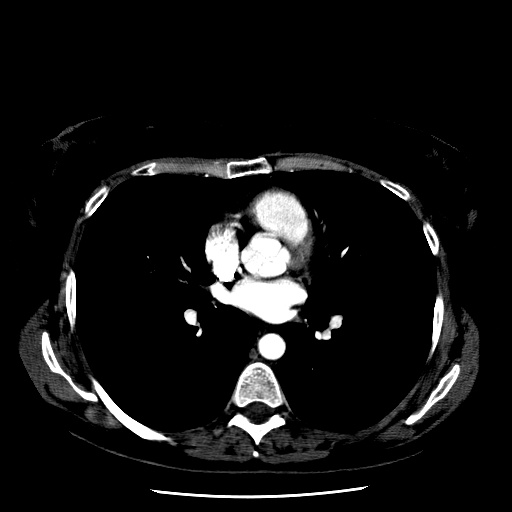
#> input picture x/1.jpg, 512 x 512 px
$ python lung_mask_zhihu.py
#> lines starting #> are read from the running program, lines starting #| are printed output that depends on the picture; after the words box and inside, x2 and y2 are one past the last pixel; in counts of white or black regions, pixels touching at a corner belong together; long printed decimals are rounded
import numpy as np
from skimage import morphology
from skimage import measure
from sklearn.cluster import KMeans
from skimage.transform import resize
from glob import glob
import cv2
import matplotlib.pyplot as plt

img = cv2.imread("x/1.jpg")
#> img is the input picture: shape (512, 512, 3); min 0, max 255, mean 19.6
mean = np.mean(img)
#> mean = 19.65
std = np.std(img)
#> std = 58.14
img = img-mean
img = img/std
#提取肺部大致均值
middle = img[100:450,200:450]
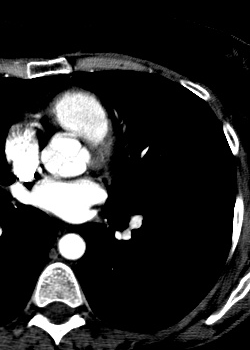
#> middle: shape (350, 250, 3) float64; min -0.338, max 4.05, mean 0.394; drawn with min black and max white
mean = np.mean(middle)
#> mean = 0.394

# 将图片最大值和最小值替换为肺部大致均值
max = np.max(img)
#> max = 4.05
min = np.min(img)
#> min = -0.338
print(mean,min,max)
#| 0.3938 -0.338 4.048
img[img==max]=mean
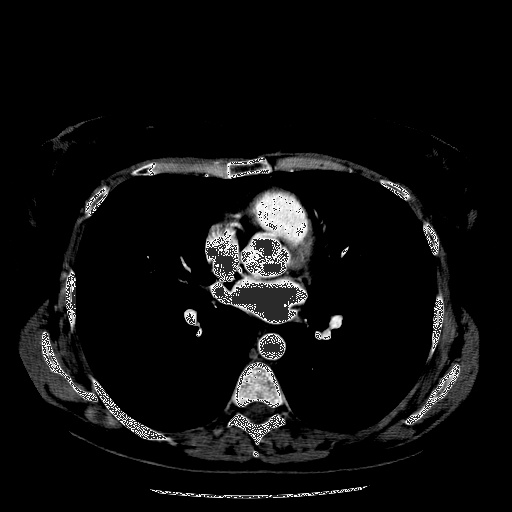
#> img: shape (512, 512, 3) float64; min -0.338, max 4.03, mean -0.093; drawn with min black and max white
img[img==min]=mean
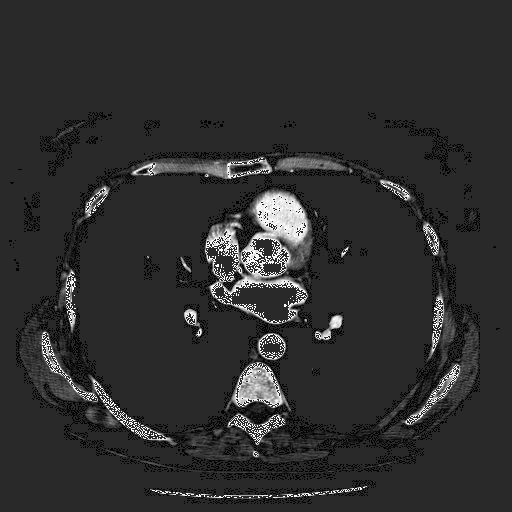
#> img: shape (512, 512, 3) float64; min -0.321, max 4.03, mean 0.49; drawn with min black and max white


kmeans = KMeans(n_clusters=2).fit(np.reshape(middle,[np.prod(middle.shape),1]))
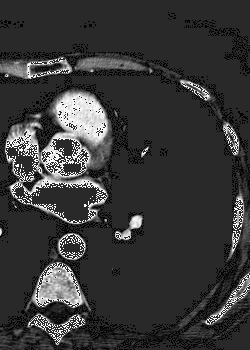
#> middle: shape (350, 250, 3) float64; min -0.321, max 4.03, mean 0.645; drawn with min black and max white
centers = sorted(kmeans.cluster_centers_.flatten())
#> centers = [0.377, 3.27]
threshold = np.mean(centers)
#> threshold = 1.83
thresh_img = np.where(img<threshold,1.0,0.0)  # threshold the image
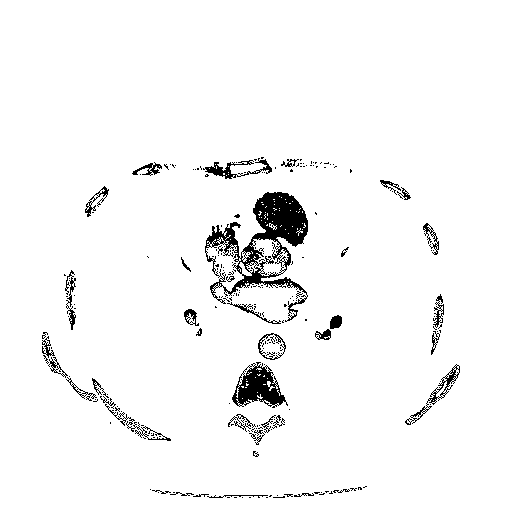
#> thresh_img: shape (512, 512, 3) float64; values 0 (black) and 1 (white), 96.2% white; 215 black regions (177 under 20 px), largest, box (x1, y1, x2, y2) and area: (205, 192, 308, 322) 4162, (232, 362, 288, 408) 1303, (203, 158, 272, 179) 439
print('kmean centers:',centers)
#| kmean centers: [0.3774, 3.273]
print ('threshold:',threshold)
#| threshold: 1.825
'''
kmean centers: [-0.2307924288649088, 1.472218336483015]
threshold: 0.6207129538090531
'''
# # 聚类完成后，清晰可见偏黑色区域为一类，偏灰色区域为另一类。
# image_array = thresh_img
# plt.imshow(image_array,cmap='gray')
# plt.show()

eroded = morphology.erosion(thresh_img)
#> eroded: shape (512, 512, 3) float64; values 0 (black) and 1 (white), 93.2% white; 37 black regions (12 under 20 px), largest, box (x1, y1, x2, y2) and area: (204, 191, 309, 325) 6916, (41, 331, 172, 442) 1791, (231, 361, 289, 409) 1747
dilation = morphology.dilation(eroded)
#> dilation: shape (512, 512, 3) float64; values 0 (black) and 1 (white), 94.8% white; 66 black regions (43 under 20 px), largest, box (x1, y1, x2, y2) and area: (205, 192, 308, 324) 5720, (232, 362, 288, 408) 1565, (92, 378, 171, 441) 721
labels = measure.label(dilation)
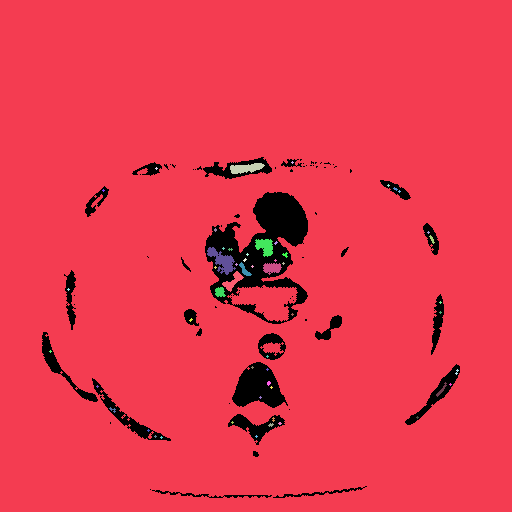
#> labels: shape (512, 512, 3) int64; 55 distinct labels, from 0 to 54; one colour per label, 0 black
fig,ax = plt.subplots(2,2,figsize=[8,8])
ax[0,0].imshow(thresh_img,cmap='gray')
ax[0,1].imshow(eroded,cmap='gray')
ax[1,0].imshow(dilation,cmap='gray')
ax[1,1].imshow(labels)  # 标注mask区域切片图
plt.show()
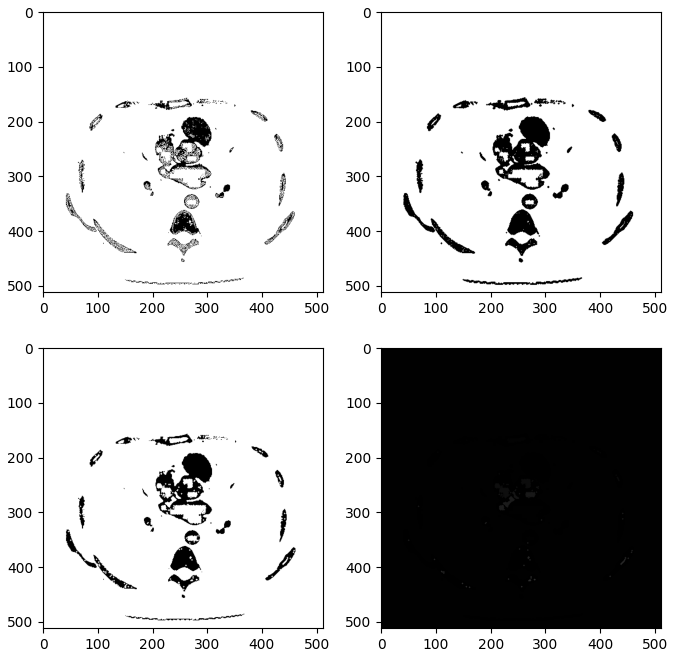
#> figure drawn by matplotlib, 4 panels
#
# f, (ax1, ax2) = plt.subplots(1, 2,figsize=(8,8))
# ax1.imshow(img,cmap='gray')
# plt.hist(img.flatten(),bins=200)
# plt.show()
